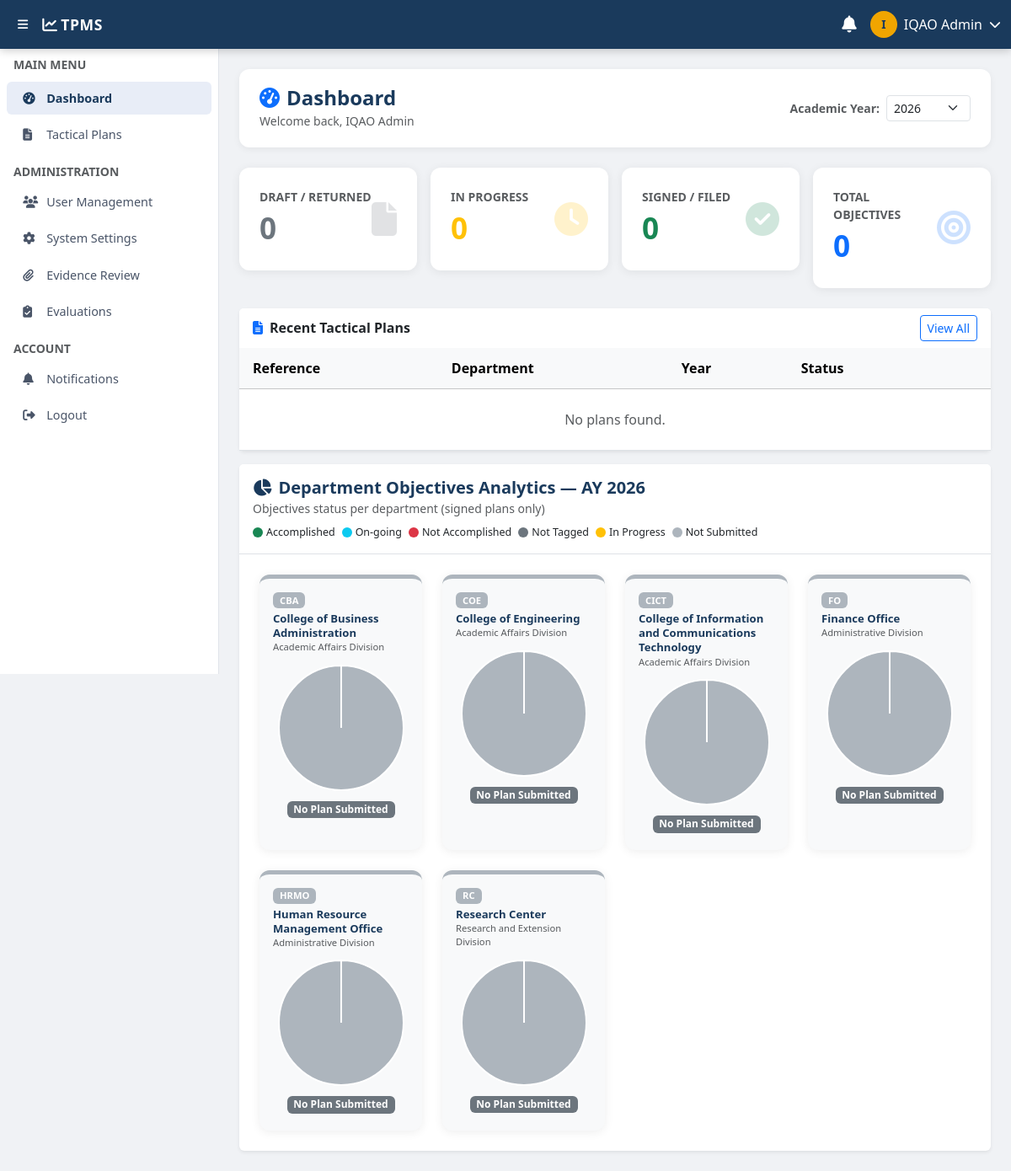
/dashboard.php (signed in), run on the app's committed database.
### tables this page shows
CREATE TABLE users (
    id INT PRIMARY KEY AUTO_INCREMENT,
    name VARCHAR(200) NOT NULL,
    email VARCHAR(200) UNIQUE NOT NULL,
    password VARCHAR(255) NOT NULL,
    role ENUM('process_owner','division_chief','iqao','president') NOT NULL,
    department_id INT NULL,
    division_id INT NULL,
    is_active TINYINT(1) DEFAULT 1,
    created_at TIMESTAMP DEFAULT CURRENT_TIMESTAMP,
    updated_at TIMESTAMP DEFAULT CURRENT_TIMESTAMP ON UPDATE CURRENT_TIMESTAMP,
    FOREIGN KEY (department_id) REFERENCES departments(id) ON DELETE SET NULL,
    FOREIGN KEY (division_id) REFERENCES divisions(id) ON DELETE SET NULL
);

CREATE TABLE departments (
    id INT PRIMARY KEY AUTO_INCREMENT,
    name VARCHAR(200) NOT NULL,
    code VARCHAR(50),
    division_id INT,
    created_at TIMESTAMP DEFAULT CURRENT_TIMESTAMP,
    FOREIGN KEY (division_id) REFERENCES divisions(id) ON DELETE SET NULL
);

CREATE TABLE divisions (
    id INT PRIMARY KEY AUTO_INCREMENT,
    name VARCHAR(200) NOT NULL,
    created_at TIMESTAMP DEFAULT CURRENT_TIMESTAMP
);

### dashboard.php (the view, shortened to what the rows shown need)
<?php
require_once __DIR__ . '/config/database.php';
require_once __DIR__ . '/includes/functions.php';
$user  = currentUser($pdo);
$role  = $user['role'];
$year  = (int)($_GET['year'] ?? CURRENT_YEAR);
$deptStatusData = [];
if (in_array($role, [ROLE_PRESIDENT, ROLE_IQAO])) {
    $deptStmt = $pdo->prepare("
        SELECT
            d.id AS dept_id,
            d.name AS dept_name,
            d.code AS dept_code,
            dv.name AS div_name,
            tp.id AS plan_id,
            tp.status AS plan_status,
            tp.reference_no,
            tp.academic_year,
            (SELECT COUNT(*) FROM objectives o WHERE o.tactical_plan_id = tp.id) AS total_obj,
            (SELECT COUNT(*) FROM objectives o WHERE o.tactical_plan_id = tp.id AND o.status = 'accomplished') AS accomplished,
            (SELECT COUNT(*) FROM objectives o WHERE o.tactical_plan_id = tp.id AND o.status = 'ongoing') AS ongoing,
            (SELECT COUNT(*) FROM objectives o WHERE o.tactical_plan_id = tp.id AND o.status = 'not_accomplished') AS not_accomplished
        FROM departments d
        LEFT JOIN divisions dv ON d.division_id = dv.id
        LEFT JOIN tactical_plans tp ON tp.department_id = d.id AND tp.academic_year = ?
        ORDER BY dv.name, d.name
    ");
    $deptStmt->execute([$year]);
    $deptStatusData = $deptStmt->fetchAll();
}
?>
<?php include __DIR__ . '/includes/header.php'; ?>
<?php include __DIR__ . '/includes/sidebar.php'; ?>
<div class="content-wrapper">
    <div class="page-header">
        <div>
            <h4><i class="fas fa-tachometer-alt me-2 text-primary"></i>Dashboard</h4>
            <small class="text-muted">Welcome back, <?= e($user['name']) ?></small>
        </div>
    </div>
    <div class="row g-3">
        <div class="col-12">
            <div class="card border-0 shadow-sm h-100">
                <div class="card-body p-0">
                    <div class="table-responsive">
                        <table class="table table-hover mb-0">
                            <thead class="table-light">
                                <tr>
                                    <th>Reference</th>
                                    <th>Department</th>
                                    <th>Year</th>
                                    <th>Status</th>
                                    <th></th>
                                </tr>
                            </thead>
                        </table>
                    </div>
                </div>
            </div>
        </div>
        <?php if (in_array($role, [ROLE_PRESIDENT, ROLE_IQAO]) && !empty($deptStatusData)): ?>
        <div class="col-12">
            <div class="card border-0 shadow-sm">
                <div class="card-body p-4">
                    <div class="row g-4">
                        <?php foreach ($deptStatusData as $idx => $row):
                            $hasplan   = !empty($row['plan_id']);
                            $isSigned  = $row['plan_status'] === 'signed';
                            $not_set   = max(0, (int)$row['total_obj'] - (int)$row['accomplished'] - (int)$row['ongoing'] - (int)$row['not_accomplished']);
                            $isProgress= in_array($row['plan_status'] ?? '', ['submitted','dc_approved','iqao_approved']);
                            $topColor  = !$hasplan ? '#adb5bd' : ($isSigned ? '#198754' : ($isProgress ? '#ffc107' : '#dc3545'));
                            $bgGrad    = !$hasplan ? '#f8f9fa' : ($isSigned ? '#f0fdf4' : ($isProgress ? '#fffbeb' : '#fff5f5'));
                        ?>
                        <div class="col-sm-6 col-md-4 col-xl-3">
                            <div class="dept-chart-card h-100" style="background:<?= $bgGrad ?>;border-top:5px solid <?= $topColor ?>;border-radius:12px;box-shadow:0 2px 12px rgba(0,0,0,.07);overflow:hidden">
                                <div class="px-3 pt-3 pb-1">
                                    <div class="d-flex justify-content-between align-items-center mb-1">
                                        <span class="badge fw-semibold px-2" style="background:<?= $topColor ?>;color:<?= $isProgress ? '#333' : '#fff' ?>;font-size:.7rem"><?= e($row['dept_code']) ?></span>
                                    </div>
                                    <div class="fw-bold" style="font-size:.82rem;color:#1a3a5c;line-height:1.3"><?= e($row['dept_name']) ?></div>
                                    <div class="text-muted" style="font-size:.7rem"><?= e($row['div_name'] ?? '') ?></div>
                                </div>
                                <div style="position:relative;width:100%;padding:8px 0 4px;display:flex;justify-content:center;align-items:center">
                                    <canvas id="pie_<?= $idx ?>" width="150" height="150" style="max-width:150px;max-height:150px;display:block"></canvas>
                                </div>
                                <div class="px-3 pb-3">
                                    <?php if ($hasplan && $isSigned): ?>
                                    <div class="row g-1 text-center" style="font-size:.7rem">
                                        <div class="col-6">
                                            <div style="background:rgba(25,135,84,.12);border-radius:8px;padding:4px 2px">
                                                <div class="fw-bold fs-6 text-success"><?= $row['accomplished'] ?></div>
                                                <div class="text-muted" style="font-size:.65rem">Accomplished</div>
                                            </div>
                                        </div>
                                        <div class="col-6">
                                            <div style="background:rgba(13,202,240,.12);border-radius:8px;padding:4px 2px">
                                                <div class="fw-bold fs-6 text-info"><?= $row['ongoing'] ?></div>
                                                <div class="text-muted" style="font-size:.65rem">On-going</div>
                                            </div>
                                        </div>
                                        <div class="col-6">
                                            <div style="background:rgba(220,53,69,.12);border-radius:8px;padding:4px 2px">
                                                <div class="fw-bold fs-6 text-danger"><?= $row['not_accomplished'] ?></div>
                                                <div class="text-muted" style="font-size:.65rem">Not Accomplished</div>
                                            </div>
                                        </div>
                                        <div class="col-6">
                                            <div style="background:rgba(108,117,125,.12);border-radius:8px;padding:4px 2px">
                                                <div class="fw-bold fs-6 text-secondary"><?= $not_set ?></div>
                                                <div class="text-muted" style="font-size:.65rem">Not Tagged</div>
                                            </div>
                                        </div>
                                    </div>
                                    <div class="text-center mt-2" style="font-size:.68rem;color:#888">
                                        <i class="fas fa-bullseye me-1"></i><?= $row['total_obj'] ?> total objective(s)
                                    </div>
                                    <?php else: ?>
                                    <div class="text-center py-1">
                                        <span class="badge bg-secondary">No Plan Submitted</span>
                                    </div>
                                    <?php endif; ?>
                                </div>
                            </div>
                        </div>
                        <?php endforeach; ?>
                    </div>
                </div>
            </div>
        </div>
        <?php endif; ?>
    </div>
</div>
<?php include __DIR__ . '/includes/footer.php'; ?>

### includes/header.php (shortened to what the rows shown need)
<!DOCTYPE html>
<html lang="en">
<head>
<link href="https://cdn.jsdelivr.net/npm/bootstrap@5.3.2/dist/css/bootstrap.min.css" rel="stylesheet">
<link href="https://cdnjs.cloudflare.com/ajax/libs/font-awesome/6.5.0/css/all.min.css" rel="stylesheet">
<link href="https://cdn.datatables.net/1.13.8/css/dataTables.bootstrap5.min.css" rel="stylesheet">
<link href="<?= APP_URL ?>/assets/css/style.css" rel="stylesheet">
</head>
<body>
<?php $user = currentUser($pdo); $unread = getUnreadCount($pdo, $_SESSION['user_id']); ?>
<nav class="navbar navbar-expand-lg navbar-dark tpms-navbar fixed-top">
    <div class="container-fluid">
        <div class="ms-auto d-flex align-items-center gap-3">
            <div class="dropdown">
                <a href="#" class="text-white d-flex align-items-center gap-2 text-decoration-none" data-bs-toggle="dropdown">
                    <div class="avatar-circle"><?= strtoupper(substr($user['name'], 0, 1)) ?></div>
                    <span class="d-none d-md-block"><?= e($user['name']) ?></span>
                    <i class="fas fa-chevron-down small"></i>
                </a>
            </div>
        </div>
    </div>
</nav>
<div class="wrapper">

### data on the page
users: name "I", name "IQAO Admin"
departments: code "CBA", name "College of Business Administration", division.name "Academic Affairs Division"
departments: code "COE", name "College of Engineering", division.name "Academic Affairs Division"
departments: code "CICT", name "College of Information and Communications Technology", division.name "Academic Affairs Division"
departments: code "FO", name "Finance Office", division.name "Administrative Division"
departments: code "HRMO", name "Human Resource Management Office", division.name "Administrative Division"
departments: code "RC", name "Research Center", division.name "Research and Extension Division"

### other printed values
APP_NAME "TPMS"
$label "Dashboard Tactical Plans User Management System Settings Evidence Review Evaluations Notifications"
$draftCount "0"
$pendingCount "0"
$approvedCount "0"
$total "0"
$year "2026"
form field value "2026"
